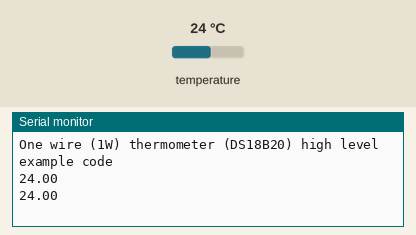
Recording of a sketch running on a simulated Arduino Uno, built with avr-gcc and run on an emulated ATmega328P. Shown: the last lines printed to the serial monitor. The inputs (shaded band) are chosen by the test bench; at power-on: temperature 24 °C.

Above: at 2.6 s.
2.7 s: temperature set to 12 °C
At 3.6 s:
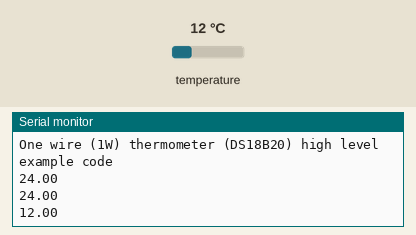
4.2 s: temperature set to 19 °C
At 5.3 s:
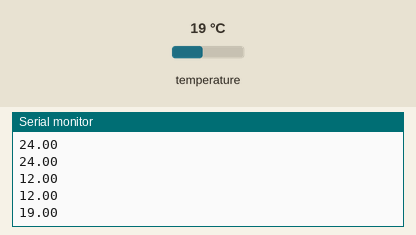
Timing chart, 0 to 7.2 s (numbered marks = the images above; inputs shaded):
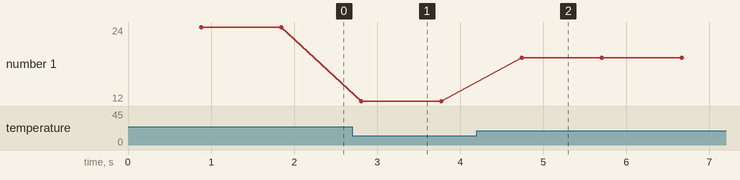

The sketch:

ONEWIREHIGHLEVEL.ino
```cpp
#include <OneWire.h>            //library for 1W
#include <DallasTemperature.h>  //library for DS18B20

// 1W data line is on this
#define ONE_WIRE_BUS 2
// create an object that is responsible for handling the 1W bus
OneWire oneWire(ONE_WIRE_BUS);

// give this object to the thermometer library
DallasTemperature sensors(&oneWire);

void setup(void)
{
  //9600 baud
  Serial.begin(9600);
  Serial.println("One wire (1W) thermometer (DS18B20) high level example code");
  //initialize the thermometer
  sensors.begin();
}

void loop(void)
{

  //this is to write out in text
  // Serial.println("Reading values from the thermometer");
  // sensors.requestTemperatures();
  // Serial.println("Values we got:");

  // Serial.print("Temperature on the 0.th termometer: ");
  // Serial.println(sensors.getTempCByIndex(0));


  //this is for the seial plotter:
  sensors.requestTemperatures();
  delay(100);
  Serial.println(sensors.getTempCByIndex(0));
  delay(100);

  //if there would be multiple thermometers, this is how we could read them:
  /*
  Serial.print("Temperature on the 1.st termometer: ");
  Serial.println(sensors.getTempCByIndex(1));
  */

}
```

Measured:
- after the input at 2.7 s, the serial monitor: prints a new line after 0.11 s (image 1)
- after the input at 4.2 s, the serial monitor: prints a new line after 0.54 s (image 2)
- plotted number 1: 24 → 12 after the input at 2.7 s, 12 → 19 after the input at 4.2 s
